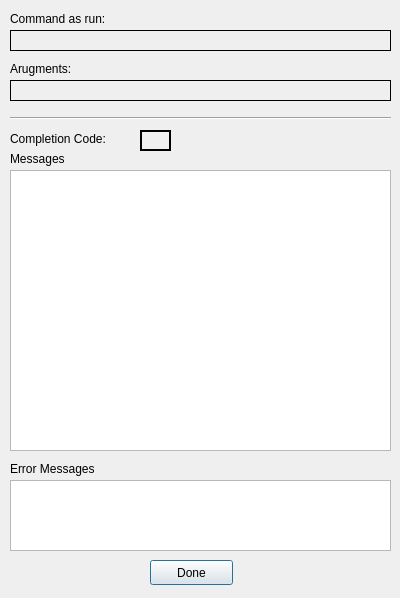
<?xml version="1.0" encoding="UTF-8"?>
<ui version="4.0">
 <class>CommandResults</class>
 <widget class="QDialog" name="CommandResults">
  <property name="geometry">
   <rect>
    <x>0</x>
    <y>0</y>
    <width>400</width>
    <height>598</height>
   </rect>
  </property>
  <property name="windowTitle">
   <string>Messages</string>
  </property>
  <widget class="QLabel" name="label">
   <property name="geometry">
    <rect>
     <x>10</x>
     <y>10</y>
     <width>121</width>
     <height>17</height>
    </rect>
   </property>
   <property name="text">
    <string>Command as run:</string>
   </property>
  </widget>
  <widget class="QLabel" name="label_2">
   <property name="geometry">
    <rect>
     <x>10</x>
     <y>60</y>
     <width>191</width>
     <height>17</height>
    </rect>
   </property>
   <property name="text">
    <string>Arugments:</string>
   </property>
  </widget>
  <widget class="QLabel" name="label_3">
   <property name="geometry">
    <rect>
     <x>10</x>
     <y>150</y>
     <width>71</width>
     <height>17</height>
    </rect>
   </property>
   <property name="text">
    <string>Messages</string>
   </property>
  </widget>
  <widget class="QPlainTextEdit" name="txt_Stdout">
   <property name="geometry">
    <rect>
     <x>10</x>
     <y>170</y>
     <width>381</width>
     <height>281</height>
    </rect>
   </property>
   <property name="documentTitle">
    <string>StdOut Messages</string>
   </property>
   <property name="readOnly">
    <bool>true</bool>
   </property>
  </widget>
  <widget class="QLabel" name="label_4">
   <property name="geometry">
    <rect>
     <x>10</x>
     <y>460</y>
     <width>111</width>
     <height>17</height>
    </rect>
   </property>
   <property name="text">
    <string>Error Messages</string>
   </property>
  </widget>
  <widget class="QPlainTextEdit" name="txt_Stderr">
   <property name="geometry">
    <rect>
     <x>10</x>
     <y>480</y>
     <width>381</width>
     <height>71</height>
    </rect>
   </property>
   <property name="readOnly">
    <bool>true</bool>
   </property>
  </widget>
  <widget class="QLabel" name="txt_Command">
   <property name="geometry">
    <rect>
     <x>10</x>
     <y>30</y>
     <width>381</width>
     <height>21</height>
    </rect>
   </property>
   <property name="font">
    <font>
     <weight>75</weight>
     <bold>true</bold>
    </font>
   </property>
   <property name="frameShape">
    <enum>QFrame::Box</enum>
   </property>
   <property name="text">
    <string/>
   </property>
  </widget>
  <widget class="QLabel" name="txt_Args">
   <property name="geometry">
    <rect>
     <x>10</x>
     <y>80</y>
     <width>381</width>
     <height>21</height>
    </rect>
   </property>
   <property name="frameShape">
    <enum>QFrame::Box</enum>
   </property>
   <property name="text">
    <string/>
   </property>
  </widget>
  <widget class="QLabel" name="label_5">
   <property name="geometry">
    <rect>
     <x>10</x>
     <y>130</y>
     <width>121</width>
     <height>17</height>
    </rect>
   </property>
   <property name="text">
    <string>Completion Code:</string>
   </property>
  </widget>
  <widget class="Line" name="line">
   <property name="geometry">
    <rect>
     <x>10</x>
     <y>110</y>
     <width>381</width>
     <height>16</height>
    </rect>
   </property>
   <property name="orientation">
    <enum>Qt::Horizontal</enum>
   </property>
  </widget>
  <widget class="QLabel" name="txt_Code">
   <property name="geometry">
    <rect>
     <x>140</x>
     <y>130</y>
     <width>31</width>
     <height>21</height>
    </rect>
   </property>
   <property name="font">
    <font>
     <weight>75</weight>
     <bold>true</bold>
    </font>
   </property>
   <property name="frameShape">
    <enum>QFrame::Box</enum>
   </property>
   <property name="lineWidth">
    <number>2</number>
   </property>
   <property name="text">
    <string/>
   </property>
   <property name="alignment">
    <set>Qt::AlignCenter</set>
   </property>
  </widget>
  <widget class="QPushButton" name="btn_Done">
   <property name="geometry">
    <rect>
     <x>150</x>
     <y>560</y>
     <width>83</width>
     <height>25</height>
    </rect>
   </property>
   <property name="text">
    <string>Done</string>
   </property>
  </widget>
 </widget>
 <resources/>
 <connections/>
</ui>
